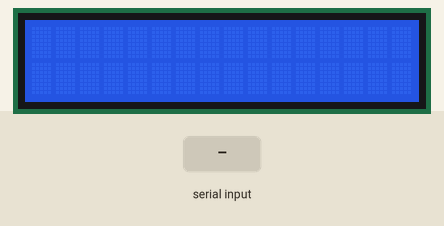
Simulated run of this sketch. Board: Arduino Uno, built with avr-gcc and run on an emulated ATmega328P. Shown: 16×2 character LCD. The test bench sets the inputs (shaded band).

Above: at 1.2 s.
1.3 s: "1" received over Serial
At 2.1 s:
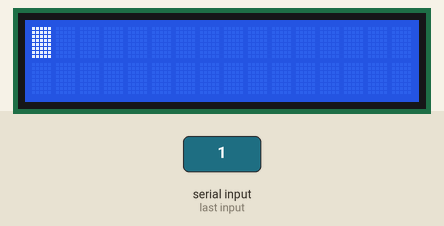
Timing chart, 0 to 4.3 s (numbered marks = the images above; inputs shaded):
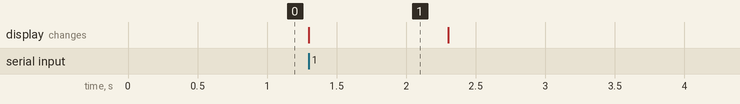

The sketch:

receptor.ino
```cpp
#include<LiquidCrystal.h>

LiquidCrystal lcd(12,11,5,4,3,2);
char dato;

void setup() {
  lcd.begin(16,2);
  Serial.begin(9600);
}

void loop() {
  if(Serial.available()) {
    if(Serial.read() == '1') {
      dato = Serial.read();
      lcd.print(dato);
      delay(1000);
      lcd.clear();
    }
  }

}
```

Measured:
- after the input at 1.3 s, the display: changes at once (image 1)
- what the display in image 1 shows lasts 1.0 s, from 1.3 s to 2.3 s
